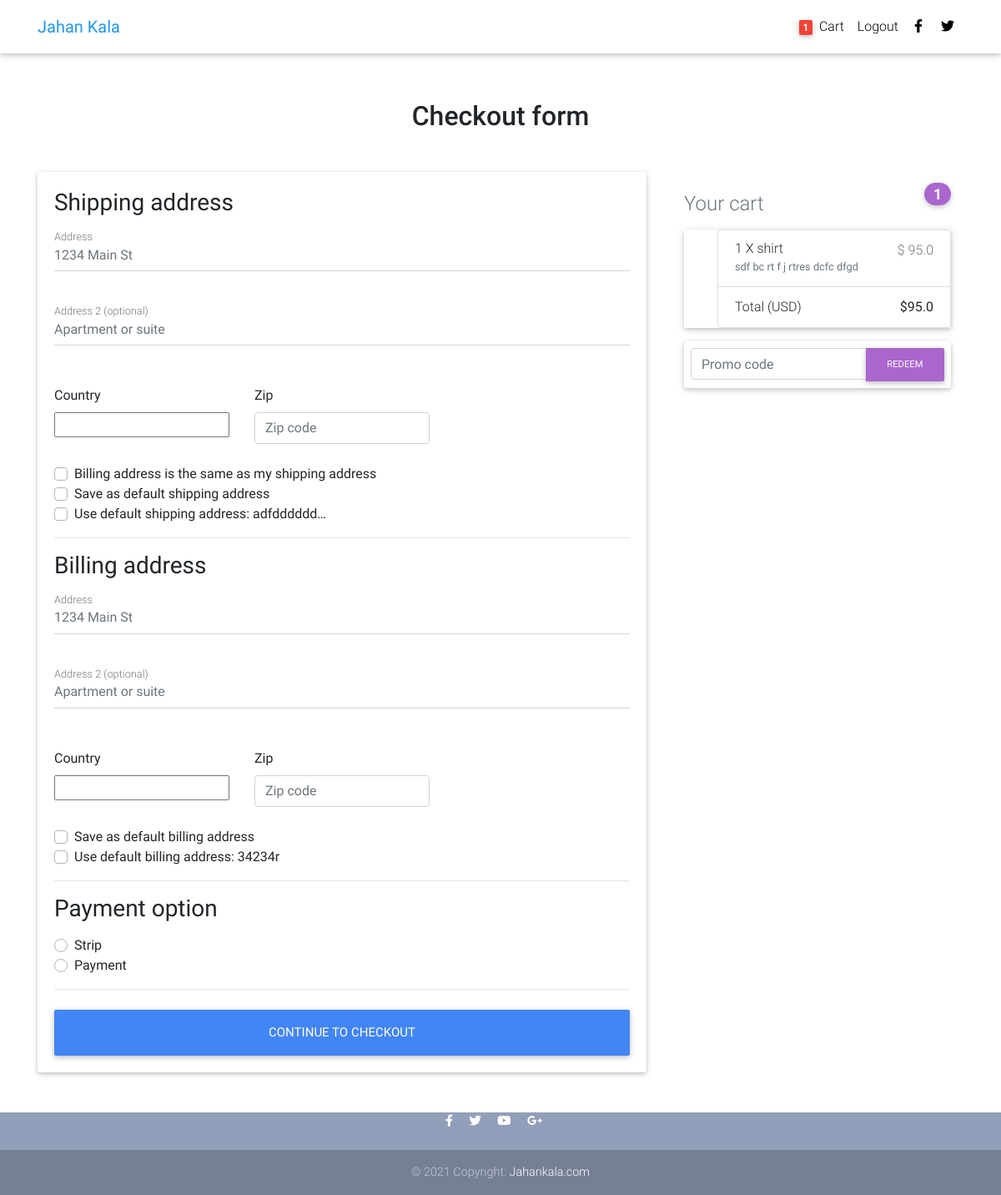
Screenshot of /checkout/ (signed in) with the database file from the repository.
### core/models.py (models this page shows, shortened)
class Order(models.Model):
    user = models.ForeignKey(settings.AUTH_USER_MODEL,
                             on_delete=models.CASCADE)
    ref_code = models.CharField(max_length=20, blank=True, null=True)
    items = models.ManyToManyField(OrderItem)
    start_date = models.DateField(auto_now_add=True)
    ordered_date = models.DateTimeField()
    ordered = models.BooleanField(default=False)
    shipping_address = models.ForeignKey(
        'Address',related_name='shipping_address', on_delete=models.SET_NULL, blank=True, null=True)
    billing_address = models.ForeignKey(
        'Address',related_name='billing_address', on_delete=models.SET_NULL, blank=True, null=True)
    Payment = models.ForeignKey(
        'Payment', on_delete=models.SET_NULL, blank=True, null=True)
    coupon = models.ForeignKey(
        'Coupon', on_delete=models.SET_NULL, blank=True, null=True)
    being_delivered = models.BooleanField(default=False)
    received = models.BooleanField(default=False)
    refund_requested = models.BooleanField(default=False)
    refund_granted = models.BooleanField(default=False)
    '''
    1. Item added to cart
    2. Adding a billing address
    (Failed checkout)
    3. Payment
    (Preprocessing, processing, packaging etc.)

    4. Being delivered
    5. Received
    6. Refunds
    '''
    def get_total(self):
        total = 0
        for order_item in self.items.all():
            total += order_item.get_final_price()
        if self.coupon:
            total -= self.coupon.amount
        return total

class Address(models.Model):
    user = models.ForeignKey(settings.AUTH_USER_MODEL,
                             on_delete=models.CASCADE)
    street_address = models.CharField(max_length=100)
    apartment_address = models.CharField(max_length=100)
    country = CountryField(multiple=False)
    zip = models.CharField(max_length=100)
    address_type = models.CharField(max_length=1, choices=ADDRESS_CHOICES)
    default = models.BooleanField(default=False)
    class Meta:
        verbose_name_plural = 'address'

class OrderItem(models.Model):
    user = models.ForeignKey(settings.AUTH_USER_MODEL,
                             on_delete=models.CASCADE)
    ordered = models.BooleanField(default=False)
    item = models.ForeignKey(Item, on_delete=models.CASCADE)
    quantity = models.IntegerField(default=1)
    def get_total_discount_item_price(self):
        return self.quantity * self.item.discount_price
    def get_final_price(self):
        if self.item.discount_price:
            return self.get_total_discount_item_price()
        return self.get_total_item_price()

class Item(models.Model):
    title = models.CharField(max_length=100)
    price = models.FloatField()
    discount_price = models.FloatField(blank=True, null=True)
    category = models.CharField(choices=CATEGORY_CHOICES, max_length=2)
    label = models.CharField(choices=LABEL_CHOICES, max_length=1)
    slug = models.SlugField()
    description = models.TextField()
    image = models.ImageField()

### core/views.py (the view, shortened to what this page needs)
# urls.py: path('checkout/', CheckoutView.as_view() , name='checkout'),
class CheckoutView(View):
    def get(self, *args, **kwargs):
        try:
            order = Order.objects.get(user=self.request.user, ordered=False)
            form = CheckoutForm()
            context = {
                'form': form,
                'couponform': CouponForm(),
                'order': order,
                'DISPLAY_COUPON_FORM': True
            }
            shipping_address_qs = Address.objects.filter(
                user=self.request.user,
                address_type='S',
                default=True
            )
            if shipping_address_qs.exists():
                context.update(
                    {'default_shipping_address': shipping_address_qs[0]})
            billing_address_qs = Address.objects.filter(
                user=self.request.user,
                address_type='B',
                default=True
            )
            if billing_address_qs.exists():
                context.update(
                    {'default_billing_address': billing_address_qs[0]})
            return render(self.request, "checkout.html", context)
        except ObjectDoesNotExist:
            messages.info(self.request, "You do not have an active order")
            return redirect("core:checkout")

### core/forms.py
class CheckoutForm(forms.Form):
    shipping_address = forms.CharField(required=False)
    shipping_address2 = forms.CharField(required=False)
    shipping_country = CountryField(blank_label='(select country)').formfield(
        required=False,
        widget=CountrySelectWidget(attrs={
            'class':'custom-select d-block w-100',
        }))
    shipping_zip = forms.CharField(required=False)
    billing_address = forms.CharField(required=False)
    billing_address2 = forms.CharField(required=False)
    billing_country = CountryField(blank_label='(select country)').formfield(
        required=False,
        widget=CountrySelectWidget(attrs={
            'class':'custom-select d-block w-100',
        }))
    billing_zip = forms.CharField(required=False)
    same_billing_address = forms.BooleanField(required=False)
    set_default_shipping = forms.BooleanField(required=False)
    use_default_shipping = forms.BooleanField(required=False)
    set_default_billing = forms.BooleanField(required=False)
    use_default_billing = forms.BooleanField(required=False)
    payment_option = forms.ChoiceField(
        widget=forms.RadioSelect, choices= PAYMENT_CHOICES)

class CouponForm(forms.Form):
    code = forms.CharField(widget=forms.TextInput(attrs={
        'class': 'form-control',
        'placeholder':'Promo code',
        'aria-label':'Recipient\'s username',
        'aria-describedby':'basic-addon2'
    }))

### core/templatetags/cart_template_tags.py (called while the page is built)
@register.filter
def cart_item_count(user):
    if user.is_authenticated:
        qs = Order.objects.filter(user=user, ordered=False)
        if qs.exists():
            return qs[0].items.count()
    return 0

### templates/checkout.html (shortened to what this page needs)
{% extends 'base.html' %}
{% load crispy_forms_tags %}
{% block content %}
  <main >
    <div class="container wow fadeIn">
      <h2 class="my-5 h2 text-center">Checkout form</h2>
      <div class="row">
          <div class="col-md-8 mb-4">
            <div class="card">
              <form method="POST" class="card-body">
                <h3>Shipping address</h3>
                <div class="hideable_shipping_form">
                  <div class="md-form mb-5">
                    <input type="text" placeholder="1234 Main St" id="shipping_address" name="shipping_address" class="form-control">
                    <label for="address" class="">Address</label>
                  </div>
                  <div class="md-form mb-5">
                    <input type="text" placeholder="Apartment or suite" id="shipping_address2" name="shipping_address2" class="form-control">
                    <label for="address-2" class="">Address 2 (optional)</label>
                  </div>
                  <div class="row">
                    <div class="col-lg-4 col-md-12 mb-4">
                      <label for="country">Country</label>
                      {{ form.shipping_country }}
                    </div>
                    <div class="col-lg-4 col-md-6 mb-4">
                      <label for="shipping_zip">Zip</label>
                    <input type="text" placeholder="Zip code" id="shipping_zip" name="shipping_zip" class="form-control">
                    </div>
                  </div>
                  <div class="custom-control custom-checkbox">
                    <label class="custom-control-label" for="same-shipping-address">‌Billing address is the same as my shipping address</label>
                  </div>
                  <div class="custom-control custom-checkbox">
                    <label class="custom-control-label" for="set_default_shipping">Save as default shipping address </label>
                  </div>
                </div>
                {% if default_shipping_address %}
                 <div class="custom-control custom-checkbox">
                  <label class="custom-control-label" for="use_default_shipping">Use default shipping address: {{ default_shipping_address.street_address|truncatechars:10 }} </label>
                </div>
                {% endif %}
                <hr>
                <h3>Billing address</h3>
                <div class="hideable_billing_form">
                  <div class="md-form mb-5">
                    <input type="text" placeholder="1234 Main St" id="billing_address" name="billing_address" class="form-control">
                    <label for="address" class="">Address</label>
                  </div>
                  <div class="md-form mb-5">
                    <input type="text" placeholder="Apartment or suite" id="billing_address2" name="billing_address2" class="form-control">
                    <label for="address-2" class="">Address 2 (optional)</label>
                  </div>
                  <div class="row">
                    <div class="col-lg-4 col-md-12 mb-4">
                      <label for="country">Country</label>
                      {{ form.billing_country }}
                    </div>
                    <div class="col-lg-4 col-md-6 mb-4">
                      <label for="billing_zip">Zip</label>
                      <input type="text" placeholder="Zip code" id="billing_zip" name="billing_zip" class="form-control">
                    </div>
                  </div>
                </div>
                    {% if default_billing_address %}
                    <div class="custom-control custom-checkbox">
                      <label class="custom-control-label" for="set_default_billing">Save as default billing address </label>
                    </div>
                    {% endif %}
                    <div class="custom-control custom-checkbox">
                      <label class="custom-control-label" for="use_default_billing">Use default billing address: {{ default_billing_address.street_address|truncatechars:10 }} </label>
                    </div>
                <hr>
                <h3>Payment option</h3>
                <div class="d-block my-3">
                  {% for value, name  in form.fields.payment_option.choices %}
                    <div class="custom-control custom-radio">
                      <label class="custom-control-label" for="{{ name }}">{{ name }}</label>
                    </div>
                  {% endfor %}
                </div>
                <hr class="mb-4">
                <button class="btn btn-primary btn-lg btn-block" type="submit">Continue to checkout</button>
              </form>
            </div>
          </div>
          <div class="col-md-4 mb-4">
            {% include "order_snippet.html" %}
          </div>
        </div>
    </div>
  </main>
{% endblock content %}

### templates/navbar.html (shortened to what this page needs)
{% load cart_template_tags %}
{% block navbar %}
 <nav class="navbar fixed-top navbar-expand-lg navbar-light white scrolling-navbar">
    <div class="container">
      <a class="navbar-brand waves-effect" href="{% url 'core:home' %}">
        <strong class="blue-text">Jahan Kala</strong>
      </a>
      <div class="collapse navbar-collapse" id="navbarSupportedContent">
        <ul class="navbar-nav nav-flex-icons">
          {% if request.user.is_authenticated %}
            <li class="nav-item">
              <a href="{% url 'core:order-summary' %}" class="nav-link waves-effect">
                <span class="badge red z-depth-1 mr-1"> {{ request.user|cart_item_count }} </span>
                <span class="clearfix d-none d-sm-inline-block"> Cart </span>
              </a>
            </li>
            <li class="nav-item">
              <a class="nav-link waves-effect" href="{% url 'account_logout' %}">
                <span class="clearfix d-none d-sm-inline-block"> Logout </span>
              </a>
            </li>
          {% endif %}
          <li class="nav-item">
            <a href="#" class="nav-link waves-effect" target="_blank">
              <i class="fab fa-facebook-f"></i>
            </a>
          </li>
          <li class="nav-item">
            <a href="#" class="nav-link waves-effect" target="_blank">
              <i class="fab fa-twitter"></i>
            </a>
          </li>
        </ul>
      </div>
    </div>
  </nav>
{% endblock navbar %}

### templates/order_snippet.html (shortened to what this page needs)
<div class="col-md-12 mb-4" >
    <h4 class="d-flex justify-content-between align-items-center mb-3">
        <span class="text-muted mt-4">Your cart</span>
        <span class="badge badge-secondary badge-pill">{{ order.items.count }}</span>
    </h4>
    <ul class="list-gorup mb-3 z-depth-1">
        {% for order_item in order.items.all %}
        <li class="list-group-item d-flex justify-content-between lh-condensed">
            <div>
            <h6 class="my-0">{{ order_item.quantity }} X {{ order_item.item.title }}</h6>
            <small class="text-muted">{{ order_item.item.description }}</small>
            </div>
            <span class="text-muted">$ {{ order_item.get_final_price }}</span>
        </li>
        {% endfor %}
        <li class="list-group-item d-flex justify-content-between">
        <span>Total (USD)</span>
        <strong> ${{ order.get_total }}</strong>
        </li>
    </ul>
    {% if 'DISPLAY_COPON_FORM' %}
    <form class="card p-2" action="{% url 'core:add-coupon' %}" method="POST">
        <div class="input-group">
            {{  couponform.code }}
            <div class="input-group-append">
                <button class="btn btn-secondary btn-md waves-effect m-0" type="button">Redeem</button>
            </div>
        </div>
    </form>
    {% endif %}
</div>

### templates/base.html (style rules this page uses)
html, body, header, .carousel { height: 60vh; }

### rows the page displays
Address: street_address "adfdddddd…"
Address: street_address "34234r"
Order: items.count "1", get_total "95.0"
OrderItem: quantity "1", item "shirt", item.description "sdf bc rt f j rtres dcfc dfgd", get_final_price "95.0"

### other values shown
{{ request.user|cart_item_count }} "1"
{{ name }} "Strip" "Payment"
